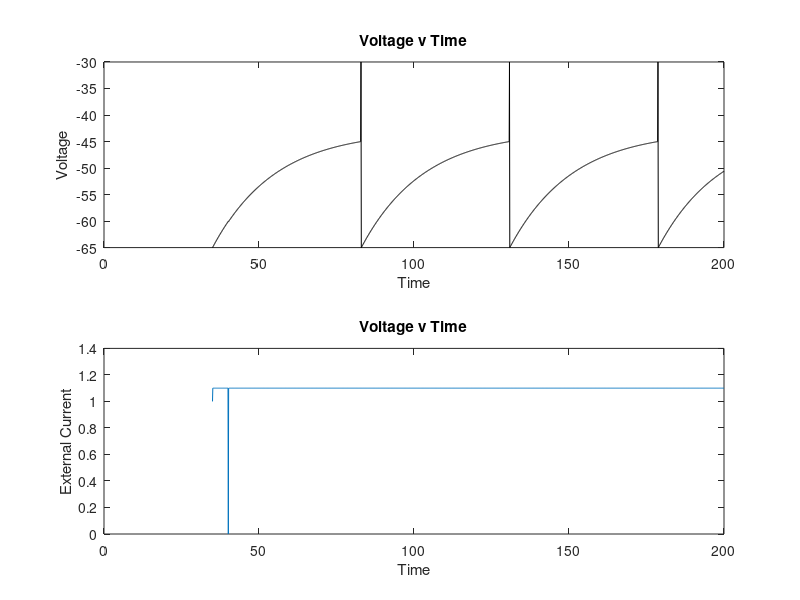

Write MATLAB code to recreate this figure.
function rip2
tic
ti=35;
tmax=200;
c=1;
gl=50*(10^(-3));
vl=-65;
vthresh=-45;
vr=-65;
tau=2;
dt=.1;
N=(tmax-ti)/dt;
V=[1;zeros(size(N))];
T =[ti:dt:tmax];
Ie=[1;zeros(size(N))];
Vspk=-20;
numspikes=0;
V(1)=vl;
tspike=0;
I0=1.1;
for i=1:N
if T(i)<40
        Ie(i+1)=1.1;
    elseif T(i)>40
        Ie(i+1)=1.1;
end
V(i+1)=V(i)+dt.*(((-gl.*(V(i)-vl)+Ie(i))./c));
if (V(i+1) > vthresh)
     if numspikes>0
         if (T(i)>=(tspike+tau))
 V(i+1) = vr;
 V(i)=-30;
 tspike=T(i);
 numspikes=numspikes+1;
         end
else
 V(i+1)=vr;
 V(i)=-30;
 tspike=T(i);
 numspikes=numspikes+1;
     end
end
end
drawnow
figure(1)
subplot(2,1,1)
plot(T,V,'color','black');
ylabel('Voltage');
xlabel('Time');
title('Voltage v Time');
subplot(2,1,2);
plot(T,Ie);
ylabel('External Current');
xlabel('Time');
title('Voltage v Time');
hold off
toc
end